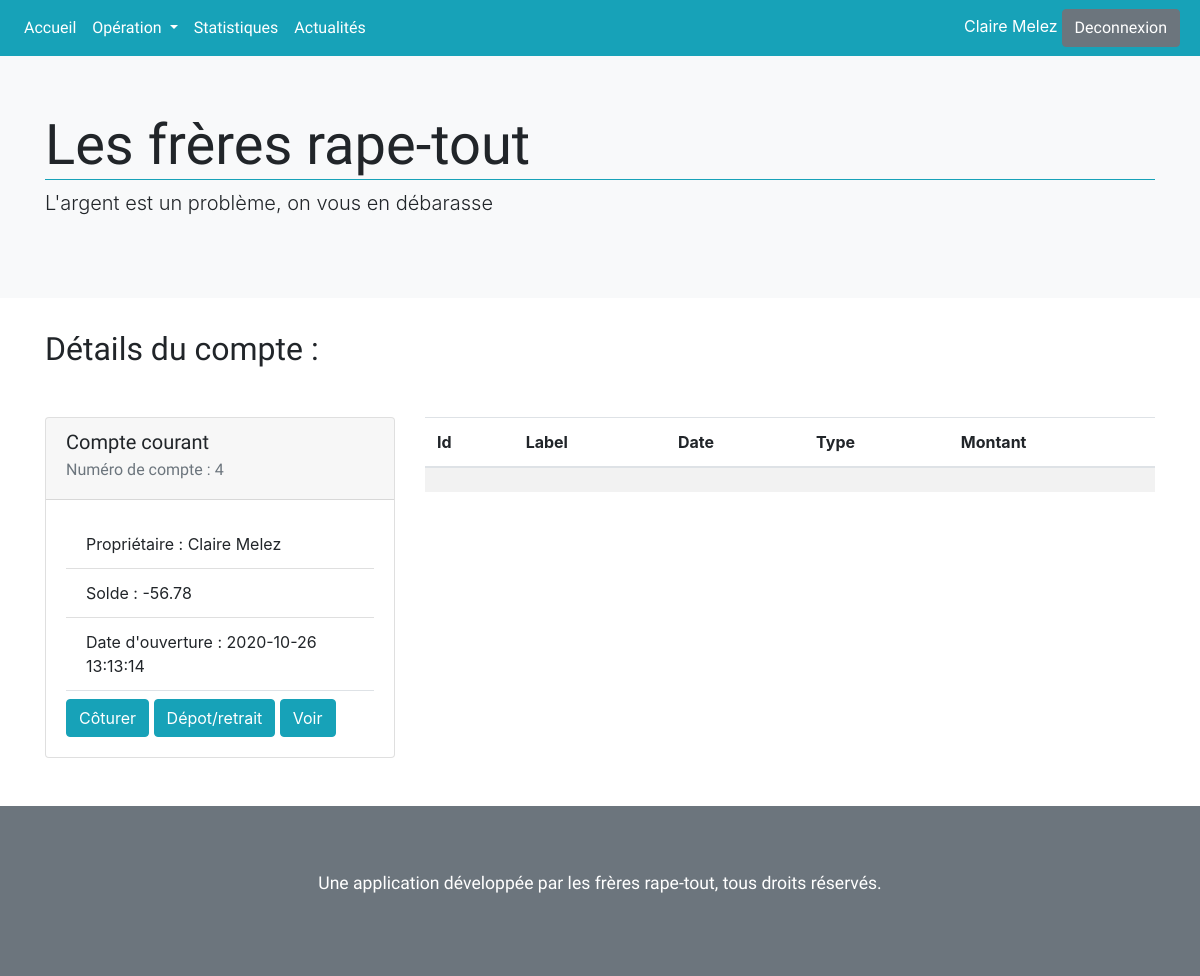
The app's page /correction/single.php?id=4 (signed in) with its own data.
### tables this page shows
CREATE TABLE Account(
  id INT UNSIGNED NOT NULL AUTO_INCREMENT,
  amount DECIMAL(11,2) NOT NULL,
  opening_date TIMESTAMP NOT NULL,
  account_type VARCHAR(50) NOT NULL,
  user_id INT UNSIGNED,
  PRIMARY KEY (id),
  FOREIGN KEY (user_id) REFERENCES User(id)
);

### correction/single.php (called while the page is built, shortened)
<?php
require "model/accountModel.php";
$id = filter_var($_GET["id"], FILTER_SANITIZE_NUMBER_INT);
$operations = get_single_account($db, $id);
$account = $operations[0];
require "view/singleView.php";

### correction/model/accountModel.php (called while the page is built, shortened)
<?php
function get_single_account($db, $id) {
  $query = $db->prepare(
    "SELECT a.*, o.id AS operation_id, o.operation_type, o.amount AS operation_amount, o.label, o.registered FROM Account AS a
     LEFT JOIN Operation AS o
     ON a.id = o.account_id
     WHERE a.id = :id
     ORDER BY operation_id DESC
  ");
  $query->execute([
    "id" => $id
  ]);
  return $query->fetchAll(PDO::FETCH_ASSOC);
}

### correction/view/singleView.php (the view)
<?php
include "template/nav.php";
include "template/header.php";
if(!isset($error)):
?>
    <h2>Détails du compte : </h2>
    <div class="row mt-5">
      <div class="col-12 col-md-6 col-lg-4">
        <article class="card">
          <div class="card-header">
            <h5 class="card-title"><?php echo $account["account_type"]; ?></h5>
            <h6 class="card-subtitle mb-2 text-muted">Numéro de compte : <?php echo $account["id"]; ?></h6>
          </div>
          <div class="card-body">
            <ul class="list-group list-group-flush border-bottom mb-2">
              <li class="list-group-item">Propriétaire : <?php echo $_SESSION["user"]["firstname"] . " " . $_SESSION["user"]["lastname"]; ?></li>
              <li class="list-group-item">Solde : <?php echo $account["amount"]; ?></li>
              <li class="list-group-item">Date d'ouverture : <?php echo $account["opening_date"]; ?></li>
            </ul>
            <a href="#" class="btn btn-info">Côturer</a>
            <a href="operation.php" class="btn btn-info">Dépot/retrait</a>
            <a href="#" class="btn btn-info">Voir</a>
          </div>
        </article>
      </div>
      <div class="col-12 col-md-6 col-lg-8">
        <table class="table table-striped">
          <thead>
            <tr>
              <th scope="col">Id</th>
              <th scope="col">Label</th>
              <th scope="col">Date</th>
              <th scope="col">Type</th>
              <th scope="col">Montant</th>
            </tr>
          </thead>
          <tbody>
            <?php foreach($operations as $operation) : ?>
              <tr>
                <th><?php echo $operation["operation_id"]; ?></th>
                <td><?php echo $operation["label"]; ?></td>
                <td><?php echo $operation["registered"]; ?></td>
                <td><?php echo $operation["operation_type"]; ?></td>
                <td><?php echo $operation["operation_amount"]; ?></td>
              </tr>
            <?php endforeach; ?>
          </tbody>
        </table>
      </div>
    </div>
<?php else: ?>
  <div class="alert alert-danger">
    <p><?php echo $error ?></p>
  </div>
<?php endif; ?>
<?php include "template/footer.php"; ?>

### correction/public/css/main.css (style rules this page uses)
html { color: #222; font-size: 1em; line-height: 1.4; }
body { position: relative; }
h1, h2, h3, h4, h5, h6 { font-family: 'Alata', sans-serif; }

### records on screen
account: account_type "Compte courant", id "4", amount "-56.78", opening_date "2020-10-26 13:13:14"

### other values on screen
$_SESSION["user"]["firstname"] "Claire"
$_SESSION["user"]["lastname"] "Melez"
